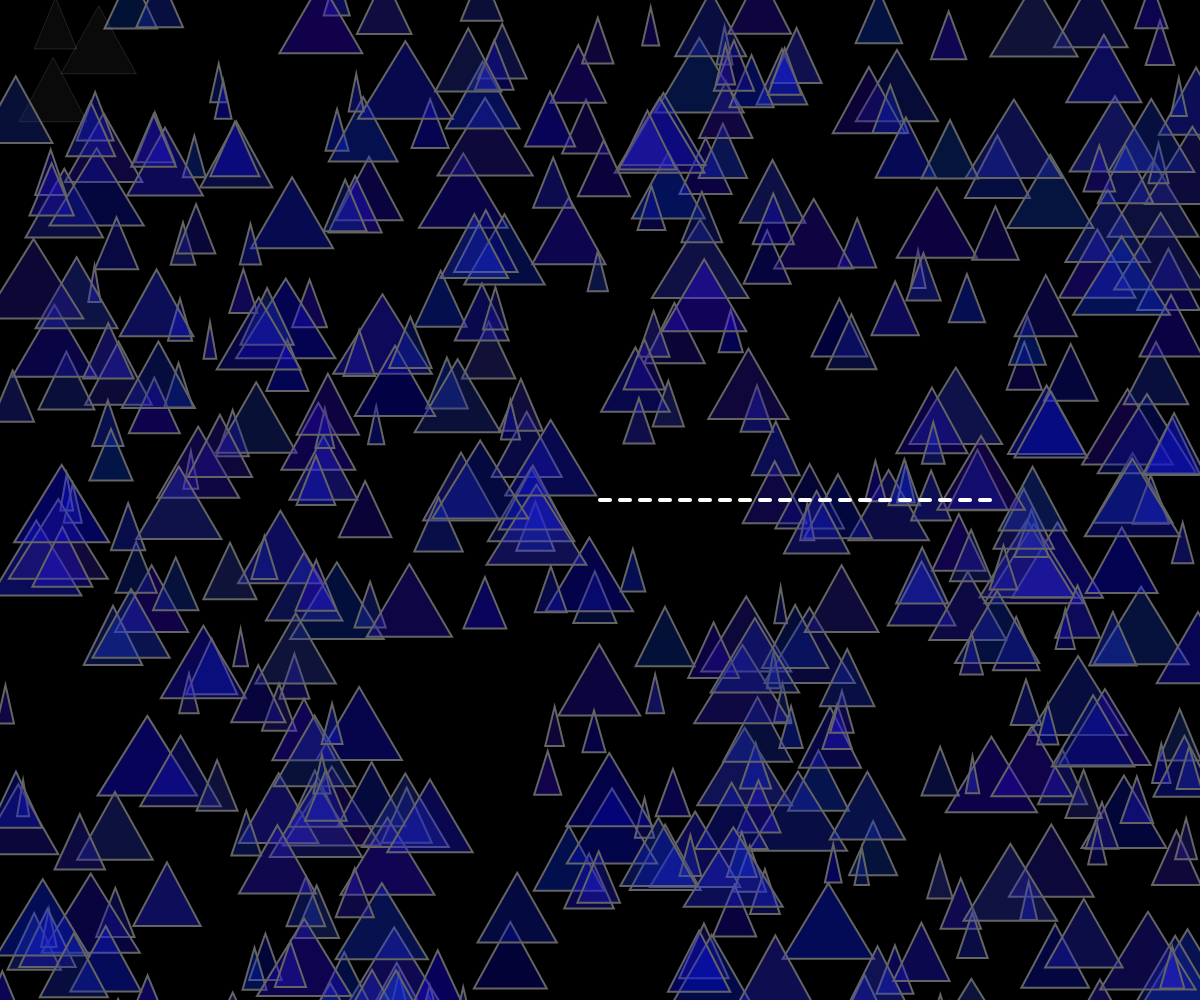
Frame 1 (no input)
Frame 60 (no input): identical to frame 1, image omitted
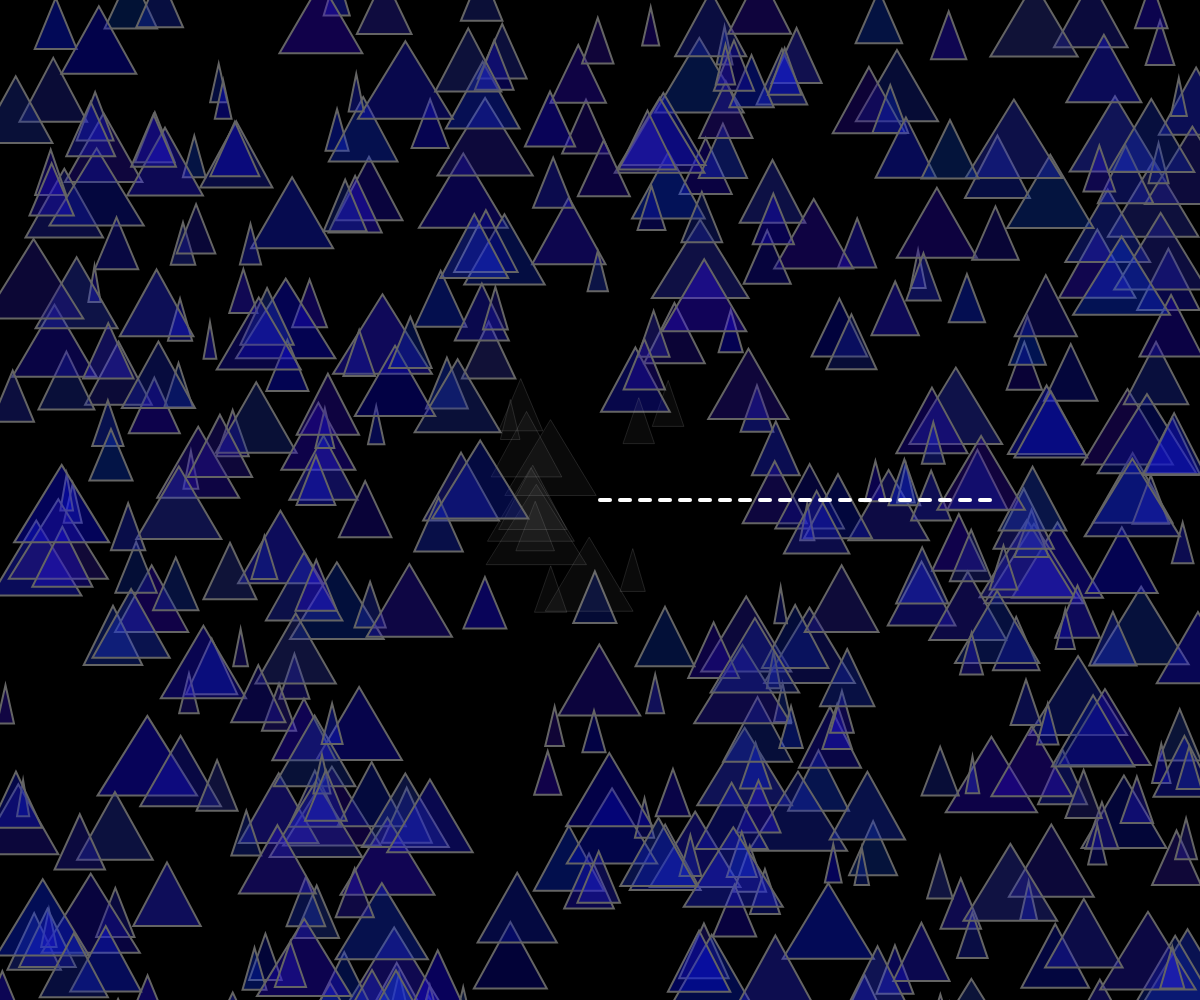
Frame 120 (the mouse pressed at the canvas centre since frame 60)

The p5.js sketch that drew these frames (run headless with seeded random() and noise() and a simulated clock; from frame 60 on, the mouse is pressed at the canvas centre):

// p5.js sketch
// ── sketch.js
var triangles = []; // allocate space for this array


function setup() {
  createCanvas(windowWidth, windowHeight);


  for (var i = 0; i < 500; i++) {
    triangles.push(new TriangleBackground()); //instantiate the triangles

  }

} ////////SETUP ENDS

function draw() {
  background(0);
  for (var i = 0; i < triangles.length; i++) { //call all of the circles to draw, 

    triangles[i].display(); //no arguments for display, all determined inside the function
  }

  DashedLine(width/2, height/2);

} /////////////////////DRAW ENDS///////////////////////////



function DashedLine(xPos, yPos) {
  var linelength = 10;
  push();
  translate(xPos, yPos);
  strokeWeight(4);
  stroke(255);
  for (var i = 0; i < 20; i++) {
    line(i * 20, 0, linelength + i * 20, 0);
  }
  pop();
}

function TriangleBackground() {
  // this.randomOffsetX1 = random(80, 100);
  // this.randomOffsetY2 = random(-10, 10);
  // this.randomOffsetX2 = random(30, 90);
  // this.randomOffsetY3 = random(70, 120);
    var a = atan2(mouseY - height / 2, mouseX - width / 2);
    this.Centerposition = createVector(random(0, width) , random(0, width)) ; //the centerpoint can be anywhere
  this.opacity = 90;
  this.col = color(random(5, 50), random(5, 60), random(150, 255), this.opacity); //70% opacity, mostly blue
   var triWidth = random(6,50);

  this.display = function() {



    stroke(100); //want this to be a random color from my array
    var mouseradius = 100;
    strokeWeight(2);
    this.opacity = 70;
    fill(this.col);

    //------------if mouse is near the cneter of the triangle, dim it down----------------
    if (mouseX > this.Centerposition.x + (-1 * mouseradius) && mouseX < this.Centerposition.x + (mouseradius) && mouseY > this.Centerposition.y + (-1 * mouseradius) && mouseY < this.Centerposition.y + (mouseradius)) {
      this.opacity = 10;
      fill(240, this.opacity);
      strokeWeight(1);
      stroke(160, this.opacity * 5);
      //and rotate the triangle towards the mouse using atan
    }

    push();
   
    // rotate somehow ----- this.angle = atan2(mouseY - this.position.y, mouseX - this.position.x);
    triangle(this.Centerposition.x, this.Centerposition.y - 30, this.Centerposition.x + triWidth, this.Centerposition.y + triWidth, this.Centerposition.x - triWidth, this.Centerposition.y + triWidth);
    noFill();
    pop();


  };

}
